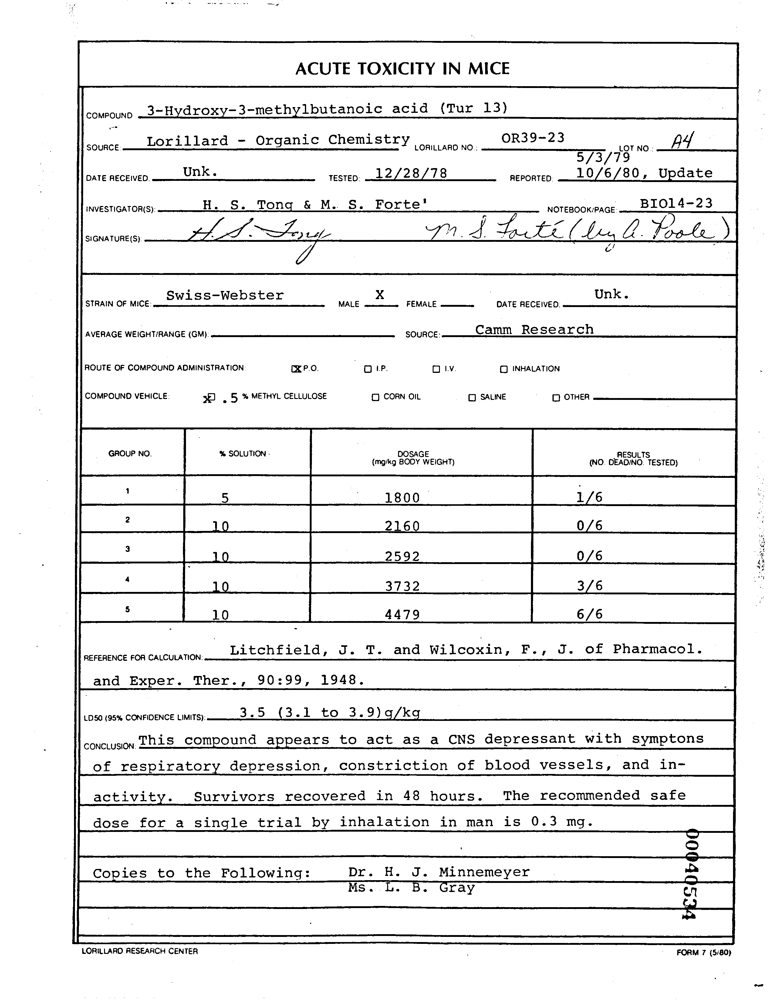
#> input picture dataset/training_data/images/00040534.png, 777 x 1000 px
$ jupyter execute model.ipynb
#> lines starting #> are read from the running program, lines starting #| are printed output that depends on the picture; after the words box and inside, x2 and y2 are one past the last pixel; in counts of white or black regions, pixels touching at a corner belong together
[cell 1]
import cv2
import pytesseract
import numpy as np
import matplotlib.pyplot as plt
from pytesseract import Output

pytesseract.pytesseract.tesseract_cmd = 'C:/Program Files/Tesseract-OCR/tesseract.exe'
tessdata_dir_config = '--tessdata-dir "C:/Program Files/Tesseract-OCR/tessdata"'
image = cv2.imread("./dataset/training_data/images/00040534.png")
#> image is the input picture: shape (1000, 777, 3); min 0, max 255, mean 235

def display_img(img):
    fig = plt.figure(figsize=(20, 20))
    ax = fig.add_subplot(111)
    ax.imshow(img, cmap='gray')

def bounding_box(img):
    gray = cv2.cvtColor(img, cv2.COLOR_BGR2GRAY)
    ret, thresh1 = cv2.threshold(gray, 0, 255, cv2.THRESH_OTSU | cv2.THRESH_BINARY_INV)
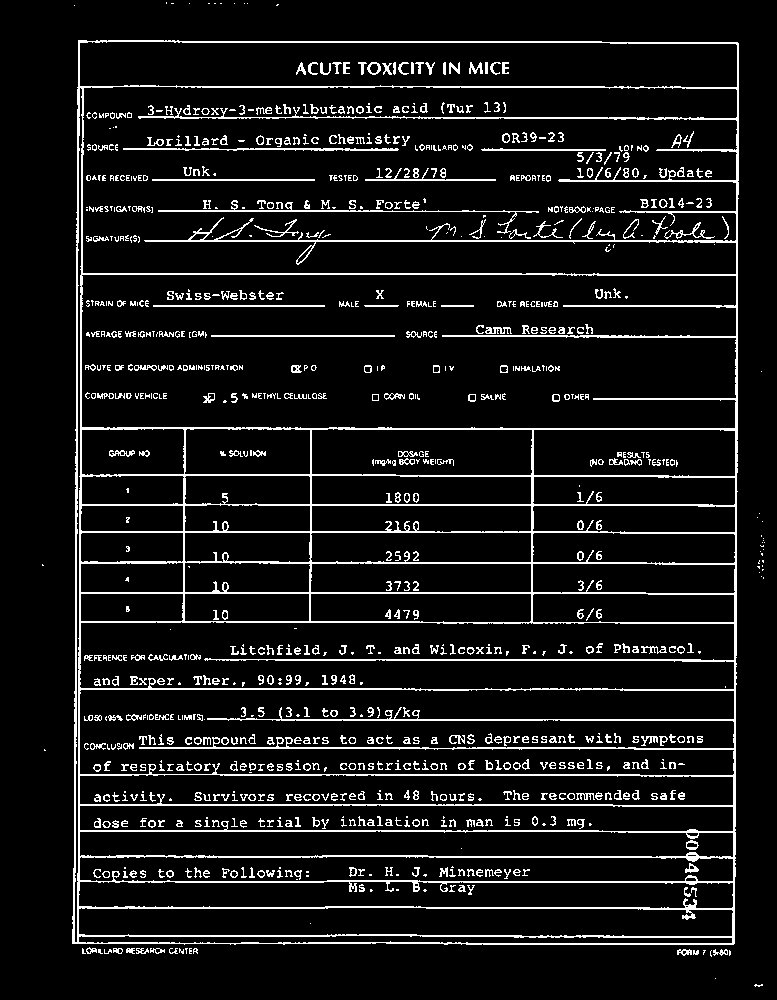
#> thresh1: shape (1000, 777); 8.7% white in thin lines or dots
#> ret = 152
    rect_kernel = cv2.getStructuringElement(cv2.MORPH_RECT, (18, 18))
    dilation = cv2.dilate(thresh1, rect_kernel, iterations = 1)
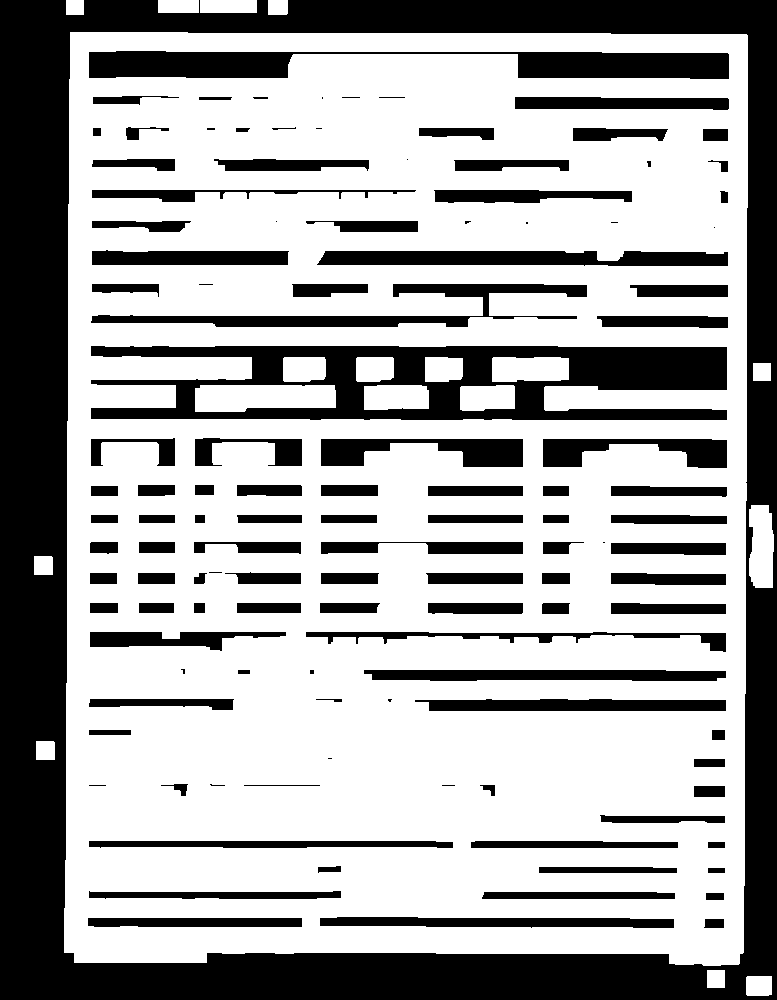
#> dilation: shape (1000, 777); 65% white; 121 black regions (20 under 20 px)
    contours, hierarchy = cv2.findContours(dilation, cv2.RETR_EXTERNAL,cv2.CHAIN_APPROX_NONE)
#> contours = 11 contours; largest, box (x1, y1, x2, y2) and area: (64, 32, 748, 966) 625626, (749, 505, 774, 588) 1717, (200, 0, 257, 13) 672, (158, 0, 199, 13) 480, (746, 976, 772, 996) 472
    im2 = img.copy()
    d = pytesseract.image_to_data(im2, output_type=Output.DICT, config=tessdata_dir_config)

    n_boxes = len(d['level'])
    for i in range(n_boxes):
        if(d['text'][i] != ""):
            (x, y, w, h) = (d['left'][i], d['top'][i], d['width'][i], d['height'][i])
            cv2.rectangle(im2, (x, y), (x + w, y + h), (0, 255, 0), 1)

    display_img(im2)

bounding_box(image)
#> (the call stopped at in bounding_box, `d = pytesseract.image_to_data(im2, output_type=Output.DICT, config=tes..`: pytesseract is not available in this run)

$ run again, with dataset/training_data/images/0001118259.png copied over dataset/training_data/images/00040534.png
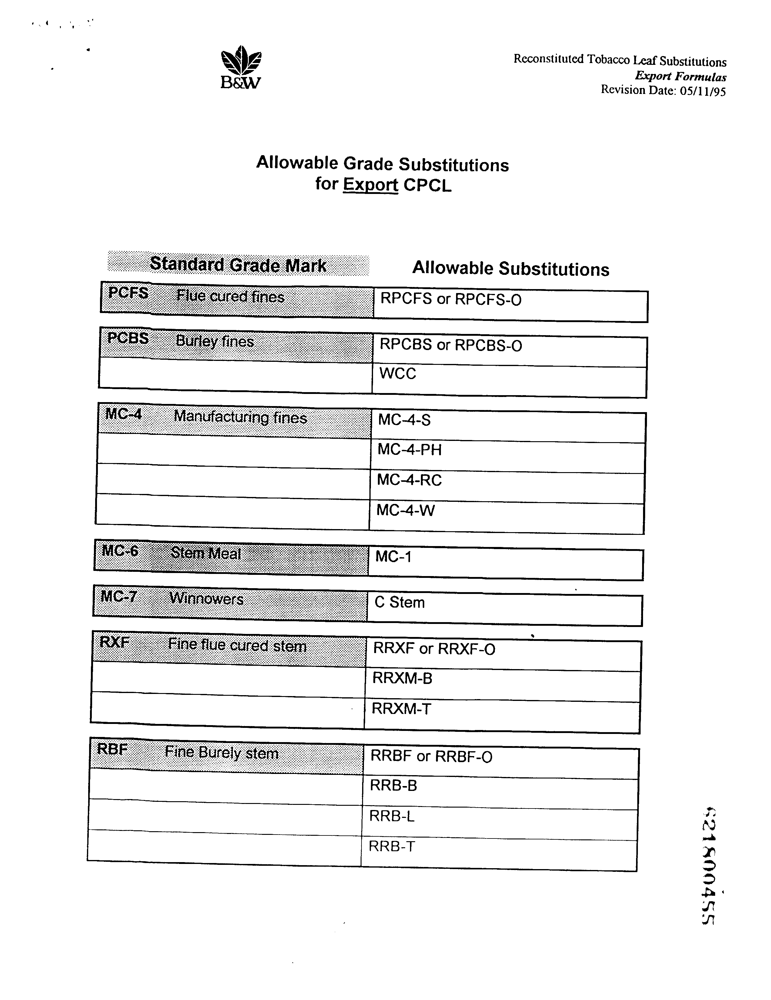
#> input picture dataset/training_data/images/0001118259.png, 771 x 1000 px
#> image is the input picture: shape (1000, 771, 3); min 0, max 255, mean 238.6
#> in bounding_box, `ret, thresh1 = cv2.threshold(gray, 0, 255, cv2.THRESH_OTSU | cv2.THRES..`:
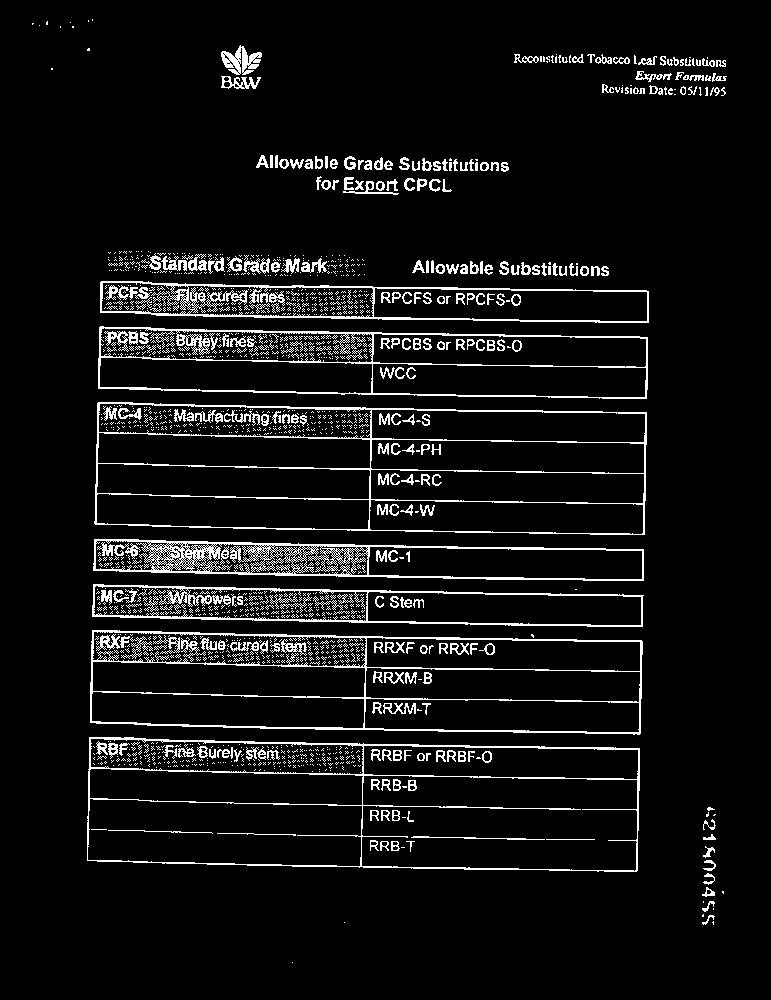
#> thresh1: shape (1000, 771); 7% white in thin lines or dots, all inside (x1, y1, x2, y2) = (32, 19, 727, 963)
#> ret = 160
#> in bounding_box, `dilation = cv2.dilate(thresh1, rect_kernel, iterations = 1)`:
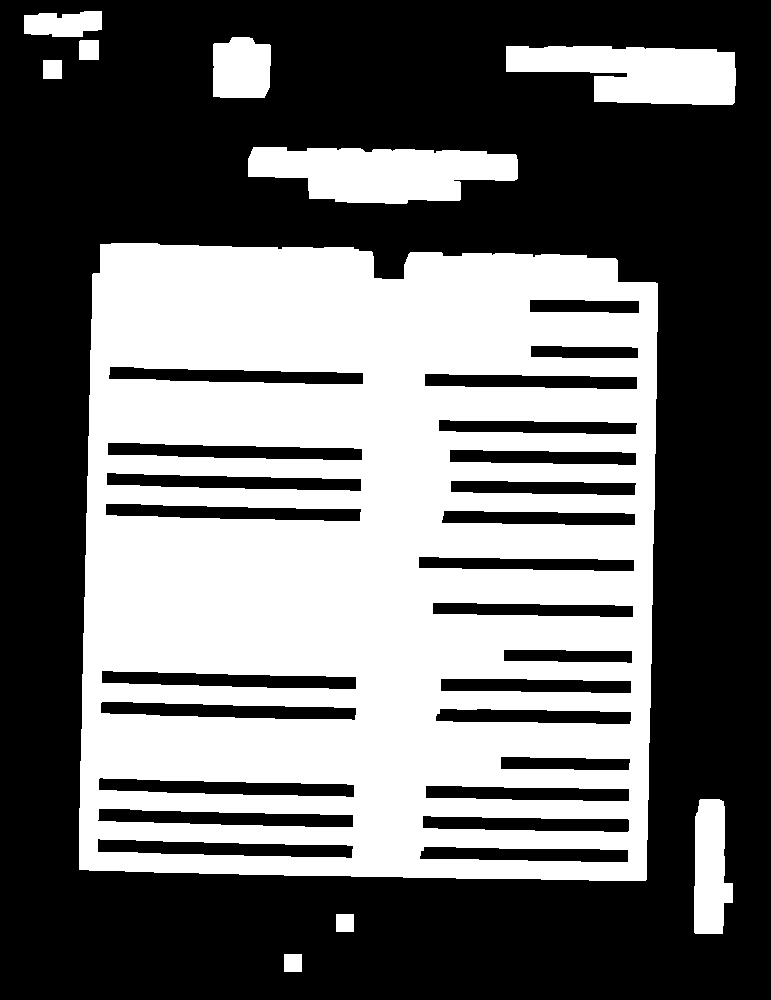
#> dilation: shape (1000, 771); 42.2% white; 10 white regions
#> contours = 10 contours; largest, box (x1, y1, x2, y2) and area: (79, 243, 658, 881) 352248, (248, 147, 518, 204) 10946, (506, 46, 736, 105) 9622, (694, 799, 733, 934) 3972, (213, 37, 271, 98) 3128

$ run again, with dataset/training_data/images/0001123541.png copied over dataset/training_data/images/00040534.png
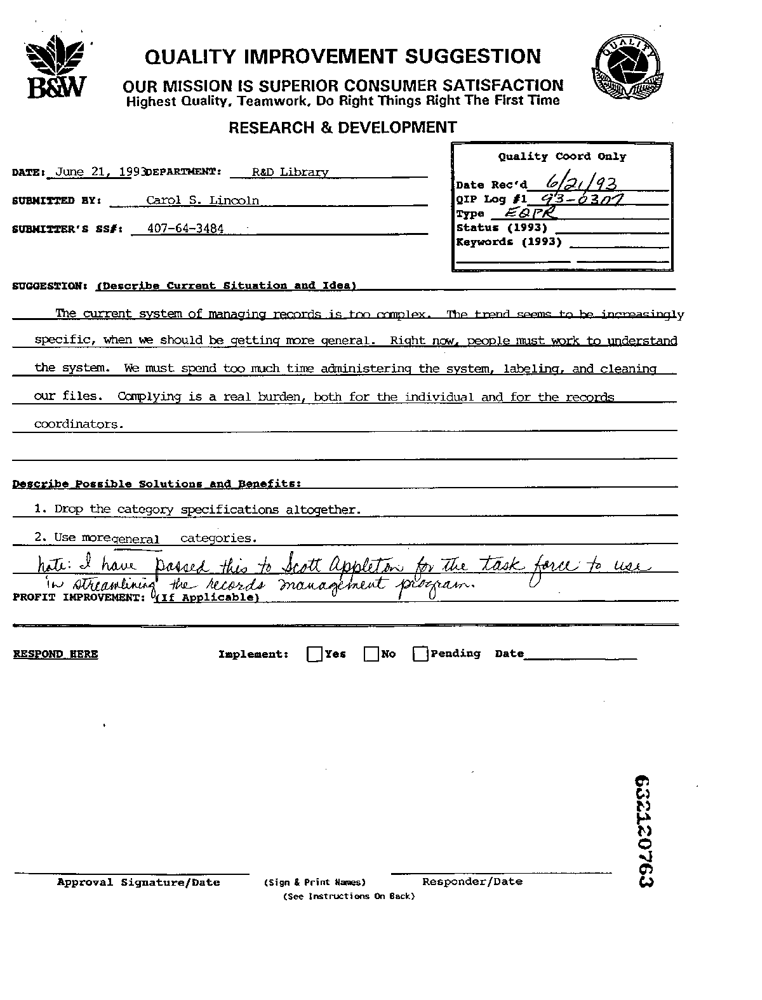
#> input picture dataset/training_data/images/0001123541.png, 762 x 1000 px
#> image is the input picture: shape (1000, 762, 3); min 0, max 255, mean 237.5
#> in bounding_box, `ret, thresh1 = cv2.threshold(gray, 0, 255, cv2.THRESH_OTSU | cv2.THRES..`:
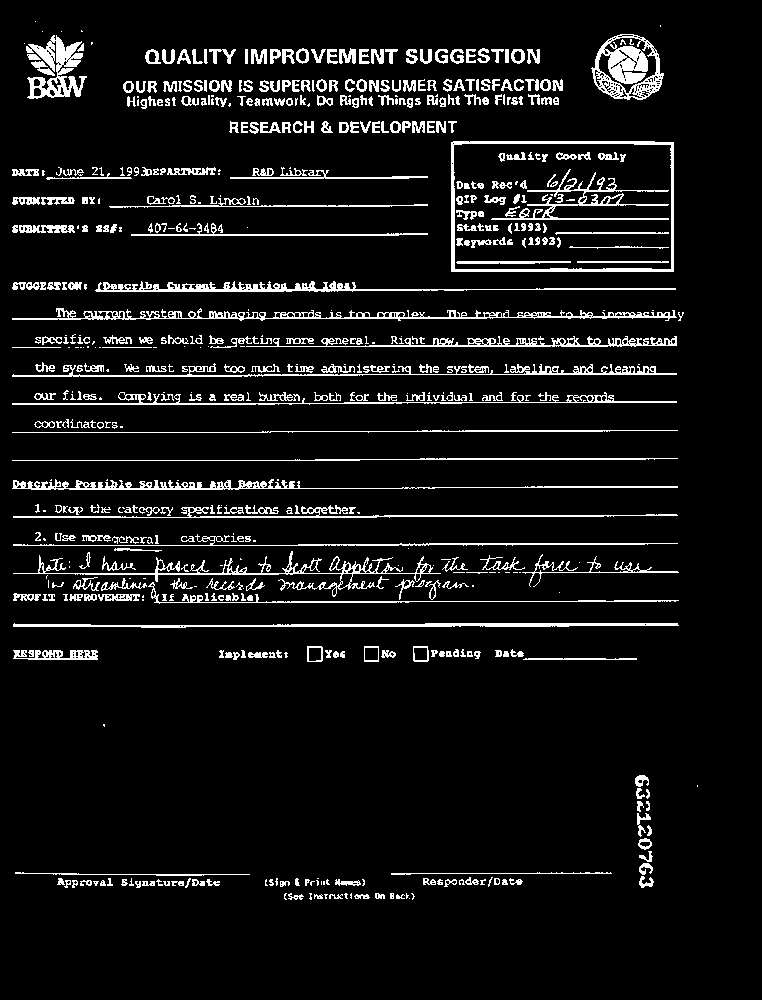
#> thresh1: shape (1000, 762); 7.7% white in thin lines or dots, all inside (x1, y1, x2, y2) = (12, 21, 698, 900)
#> ret = 152
#> in bounding_box, `dilation = cv2.dilate(thresh1, rect_kernel, iterations = 1)`:
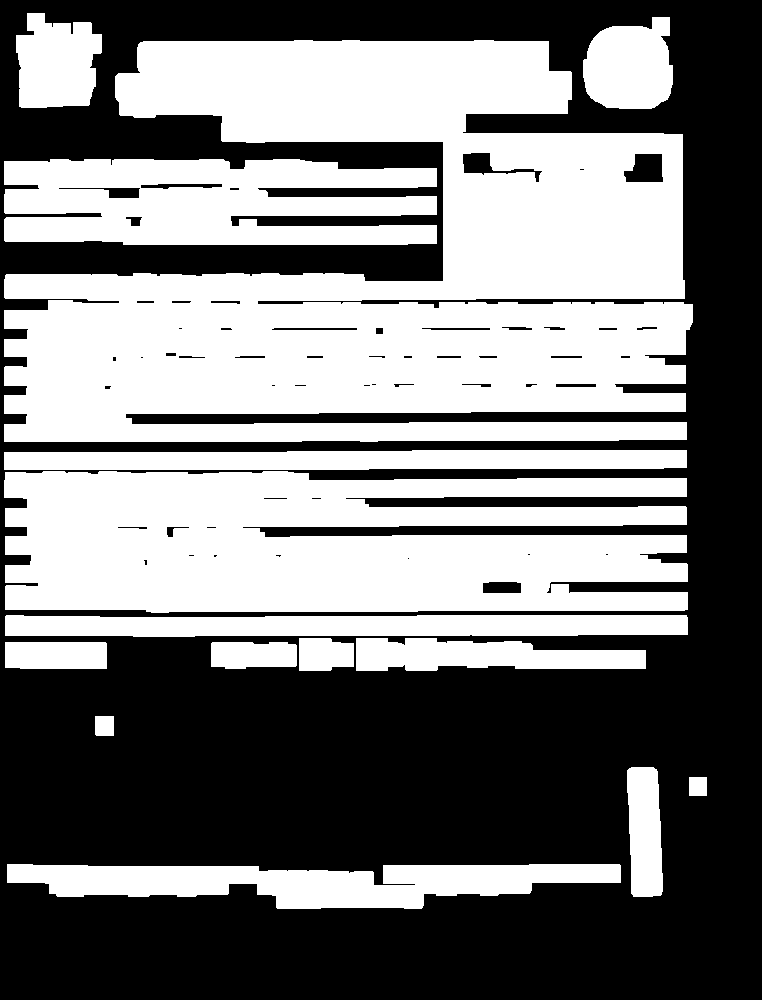
#> dilation: shape (1000, 762); 47.6% white; 15 white regions
#> contours = 15 contours; largest, box (x1, y1, x2, y2) and area: (4, 40, 693, 442) 174322, (4, 471, 688, 613) 81148, (4, 159, 437, 245) 30484, (7, 864, 621, 909) 17008, (5, 615, 688, 637) 13030
